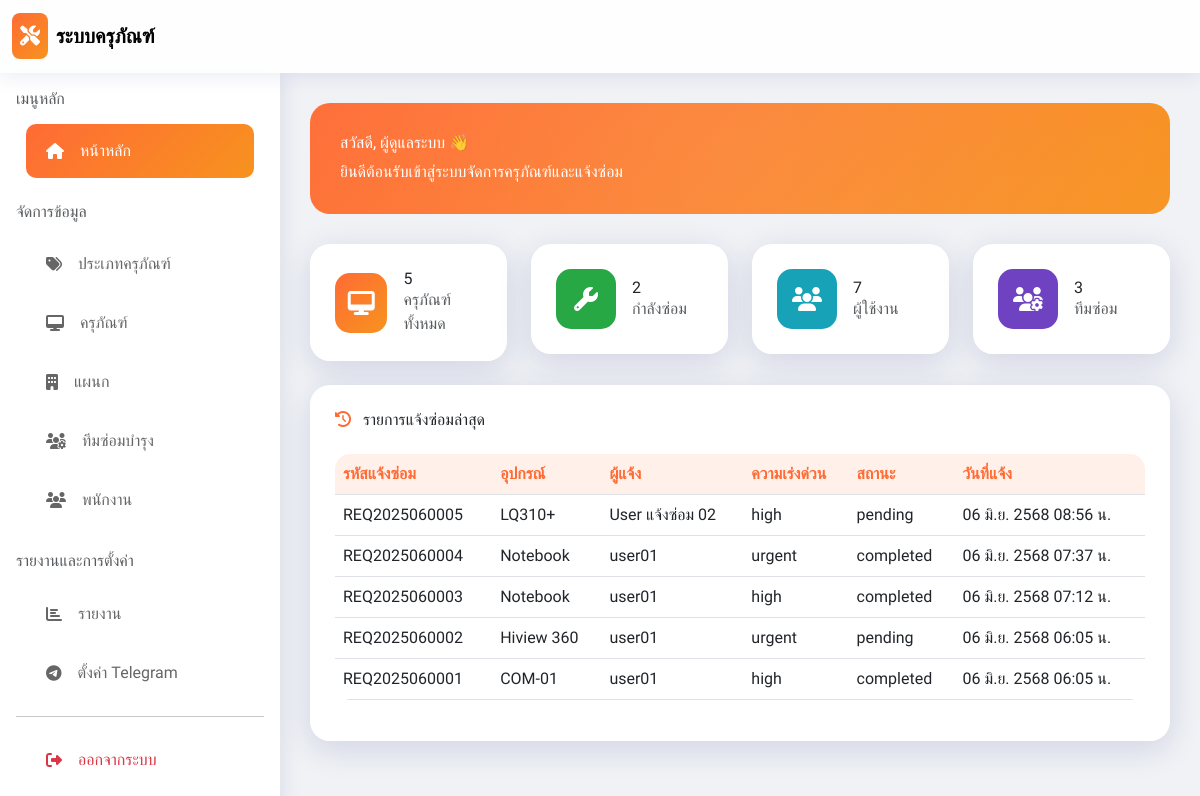
/index.php (signed in), run on the app's committed database.
### tables this page shows
CREATE TABLE `repair_requests` (
  `id` int(11) NOT NULL,
  `request_code` varchar(50) NOT NULL,
  `equipment_id` int(11) DEFAULT NULL,
  `user_id` int(11) DEFAULT NULL,
  `maintenance_team_id` int(11) DEFAULT NULL,
  `technician_id` int(11) DEFAULT NULL,
  `problem_description` text NOT NULL,
  `urgency` enum('low','medium','high','urgent') DEFAULT 'medium',
  `status` enum('pending','assigned','in_progress','completed','cancelled') DEFAULT 'pending',
  `repair_start_date` datetime DEFAULT NULL,
  `repair_end_date` datetime DEFAULT NULL,
  `solution` text DEFAULT NULL,
  `notes` text DEFAULT NULL,
  `created_at` timestamp NOT NULL DEFAULT current_timestamp(),
  `updated_at` timestamp NOT NULL DEFAULT current_timestamp() ON UPDATE current_timestamp()
);

CREATE TABLE `equipment` (
  `id` int(11) NOT NULL,
  `code` varchar(100) NOT NULL,
  `name` varchar(255) NOT NULL,
  `category_id` int(11) DEFAULT NULL,
  `department_id` int(11) DEFAULT NULL,
  `brand` varchar(255) DEFAULT NULL,
  `model` varchar(255) DEFAULT NULL,
  `serial_number` varchar(255) DEFAULT NULL,
  `purchase_date` date DEFAULT NULL,
  `warranty_expire` date DEFAULT NULL,
  `status` enum('normal','repairing','damaged','retired') DEFAULT 'normal',
  `location` varchar(255) DEFAULT NULL,
  `description` text DEFAULT NULL,
  `created_at` timestamp NOT NULL DEFAULT current_timestamp(),
  `updated_at` timestamp NOT NULL DEFAULT current_timestamp() ON UPDATE current_timestamp()
);

CREATE TABLE `users` (
  `id` int(11) NOT NULL,
  `username` varchar(100) NOT NULL,
  `password` varchar(255) NOT NULL,
  `fullname` varchar(255) NOT NULL,
  `email` varchar(255) DEFAULT NULL,
  `phone` varchar(20) DEFAULT NULL,
  `role` enum('admin','user','technician') NOT NULL,
  `department_id` int(11) DEFAULT NULL,
  `maintenance_team_id` int(11) DEFAULT NULL,
  `is_active` tinyint(1) DEFAULT 1,
  `created_at` timestamp NOT NULL DEFAULT current_timestamp(),
  `updated_at` timestamp NOT NULL DEFAULT current_timestamp() ON UPDATE current_timestamp()
);

### config/database.php (called while the page is built, shortened)
<?php
function formatDateThai($date) {
    $thai_months = array(
        1 => 'ม.ค.', 2 => 'ก.พ.', 3 => 'มี.ค.', 4 => 'เม.ย.',
        5 => 'พ.ค.', 6 => 'มิ.ย.', 7 => 'ก.ค.', 8 => 'ส.ค.',
        9 => 'ก.ย.', 10 => 'ต.ค.', 11 => 'พ.ย.', 12 => 'ธ.ค.'
    );
    $timestamp = strtotime($date);
    $day = date('d', $timestamp);
    $month = (int)date('m', $timestamp);
    $year = date('Y', $timestamp) + 543;
    $time = date('H:i', $timestamp);
    if ($time == '00:00') {
        return $day . ' ' . $thai_months[$month] . ' ' . $year;
    } else {
        return $day . ' ' . $thai_months[$month] . ' ' . $year . ' ' . $time . ' น.';
    }
}
function getStatusBadge($status) {
    $badges = array(
        'normal' => '<span class="badge bg-success">ปกติ</span>',
        'repairing' => '<span class="badge bg-warning">กำลังซ่อม</span>',
        'damaged' => '<span class="badge bg-danger">ชำรุด</span>',
        'retired' => '<span class="badge bg-secondary">เลิกใช้งาน</span>',
        'pending' => '<span class="badge bg-info">รอดำเนินการ</span>',
        'assigned' => '<span class="badge bg-primary">มอบหมายแล้ว</span>',
        'in_progress' => '<span class="badge bg-warning">กำลังซ่อม</span>',
        'completed' => '<span class="badge bg-success">เสร็จสิ้น</span>',
        'cancelled' => '<span class="badge bg-danger">ยกเลิก</span>'
    );
    return isset($badges[$status]) ? $badges[$status] : $status;
}
function getUrgencyBadge($urgency) {
    $badges = array(
        'low' => '<span class="badge bg-success">ต่ำ</span>',
        'medium' => '<span class="badge bg-warning">ปานกลาง</span>',
        'high' => '<span class="badge bg-danger">สูง</span>',
        'urgent' => '<span class="badge bg-danger">เร่งด่วน</span>'
    );
    return isset($badges[$urgency]) ? $badges[$urgency] : $urgency;
}
?>

### index.php (the view, shortened to what this page needs)
<?php
require_once 'config/database.php';
$conn = connectDB();
if ($_SESSION['role'] == 'admin') {
    $sql_equipment = "SELECT COUNT(*) as total FROM equipment";
    $result_equipment = mysqli_query($conn, $sql_equipment);
    $total_equipment = mysqli_fetch_assoc($result_equipment)['total'];
    $sql_repairs = "SELECT COUNT(*) as total FROM repair_requests WHERE status != 'completed' AND status != 'cancelled'";
    $result_repairs = mysqli_query($conn, $sql_repairs);
    $active_repairs = mysqli_fetch_assoc($result_repairs)['total'];
    $sql_users = "SELECT COUNT(*) as total FROM users WHERE is_active = TRUE";
    $result_users = mysqli_query($conn, $sql_users);
    $total_users = mysqli_fetch_assoc($result_users)['total'];
    $sql_teams = "SELECT COUNT(*) as total FROM maintenance_teams";
    $result_teams = mysqli_query($conn, $sql_teams);
    $total_teams = mysqli_fetch_assoc($result_teams)['total'];
}
$sql_recent = "SELECT r.*, e.name as equipment_name, u.fullname as requester_name
               FROM repair_requests r
               LEFT JOIN equipment e ON r.equipment_id = e.id
               LEFT JOIN users u ON r.user_id = u.id ";
$sql_recent .= " ORDER BY r.created_at DESC LIMIT 5";
$result_recent = mysqli_query($conn, $sql_recent);
?>
<!DOCTYPE html>
<html lang="th">
<head>
    <link href="https://cdn.jsdelivr.net/npm/bootstrap@5.3.0/dist/css/bootstrap.min.css" rel="stylesheet">
    <link rel="stylesheet" href="https://cdnjs.cloudflare.com/ajax/libs/font-awesome/6.4.0/css/all.min.css">
    <script src="https://cdn.tailwindcss.com"></script>
</head>
<body>
    <nav class="navbar navbar-expand-lg navbar-glass sticky-top">
        <div class="container-fluid">
            <a class="navbar-brand d-flex align-items-center" href="index.php">
                <div class="gradient-bg text-white p-2 rounded-3 me-2">
                    <i class="fas fa-tools"></i>
                </div>
                <span class="fw-bold">ระบบครุภัณฑ์</span>
            </a>
        </div>
    </nav>
    <div class="d-flex">
        <div class="sidebar" style="width: 280px;">
            <div class="p-3">
                <h6 class="text-muted mb-3">เมนูหลัก</h6>
                <a href="index.php" class="sidebar-item active">
                    <i class="fas fa-home me-3"></i> หน้าหลัก
                </a>
                <?php if ($_SESSION['role'] == 'admin'): ?>
                    <h6 class="text-muted mb-3 mt-4">จัดการข้อมูล</h6>
                    <a href="equipment_categories.php" class="sidebar-item">
                        <i class="fas fa-tags me-3"></i> ประเภทครุภัณฑ์
                    </a>
                    <a href="equipment.php" class="sidebar-item">
                        <i class="fas fa-desktop me-3"></i> ครุภัณฑ์
                    </a>
                    <a href="departments.php" class="sidebar-item">
                        <i class="fas fa-building me-3"></i> แผนก
                    </a>
                    <a href="maintenance_teams.php" class="sidebar-item">
                        <i class="fas fa-users-cog me-3"></i> ทีมซ่อมบำรุง
                    </a>
                    <a href="users.php" class="sidebar-item">
                        <i class="fas fa-users me-3"></i> พนักงาน
                    </a>
                    <h6 class="text-muted mb-3 mt-4">รายงานและการตั้งค่า</h6>
                    <a href="reports.php" class="sidebar-item">
                        <i class="fas fa-chart-bar me-3"></i> รายงาน
                    </a>
                    <a href="telegram_settings.php" class="sidebar-item">
                        <i class="fab fa-telegram me-3"></i> ตั้งค่า Telegram
                    </a>
                <?php endif; ?>
                <hr class="my-3">
                <a href="logout.php" class="sidebar-item text-danger">
                    <i class="fas fa-sign-out-alt me-3"></i> ออกจากระบบ
                </a>
            </div>
        </div>
        <div class="flex-grow-1 content-area">
            <div class="welcome-banner">
                <h3 class="mb-2">สวัสดี, <?php echo $_SESSION['fullname']; ?> 👋</h3>
                <p class="mb-0">ยินดีต้อนรับเข้าสู่ระบบจัดการครุภัณฑ์และแจ้งซ่อม</p>
            </div>
            <div class="row g-4 mb-4">
                <?php if ($_SESSION['role'] == 'admin'): ?>
                    <div class="col-md-3">
                        <div class="glass-card p-4">
                            <div class="d-flex align-items-center">
                                <div class="stat-icon gradient-bg">
                                    <i class="fas fa-desktop"></i>
                                </div>
                                <div class="ms-3">
                                    <h5 class="mb-0"><?php echo number_format($total_equipment); ?></h5>
                                    <p class="text-muted mb-0">ครุภัณฑ์ทั้งหมด</p>
                                </div>
                            </div>
                        </div>
                    </div>
                    <div class="col-md-3">
                        <div class="glass-card p-4">
                            <div class="d-flex align-items-center">
                                <div class="stat-icon" style="background: #28a745;">
                                    <i class="fas fa-wrench"></i>
                                </div>
                                <div class="ms-3">
                                    <h5 class="mb-0"><?php echo number_format($active_repairs); ?></h5>
                                    <p class="text-muted mb-0">กำลังซ่อม</p>
                                </div>
                            </div>
                        </div>
                    </div>
                    <div class="col-md-3">
                        <div class="glass-card p-4">
                            <div class="d-flex align-items-center">
                                <div class="stat-icon" style="background: #17a2b8;">
                                    <i class="fas fa-users"></i>
                                </div>
                                <div class="ms-3">
                                    <h5 class="mb-0"><?php echo number_format($total_users); ?></h5>
                                    <p class="text-muted mb-0">ผู้ใช้งาน</p>
                                </div>
                            </div>
                        </div>
                    </div>
                    <div class="col-md-3">
                        <div class="glass-card p-4">
                            <div class="d-flex align-items-center">
                                <div class="stat-icon" style="background: #6f42c1;">
                                    <i class="fas fa-users-cog"></i>
                                </div>
                                <div class="ms-3">
                                    <h5 class="mb-0"><?php echo number_format($total_teams); ?></h5>
                                    <p class="text-muted mb-0">ทีมซ่อม</p>
                                </div>
                            </div>
                        </div>
                    </div>
                <?php endif; ?>
            </div>
            <div class="glass-card p-4">
                <div class="d-flex justify-content-between align-items-center mb-4">
                    <h5 class="mb-0">
                        <i class="fas fa-history me-2" style="color: #ff6b35;"></i>
                        รายการแจ้งซ่อมล่าสุด
                    </h5>
                </div>
                <div class="table-responsive">
                    <table class="table table-hover table-glass">
                        <thead>
                            <tr>
                                <th>รหัสแจ้งซ่อม</th>
                                <th>อุปกรณ์</th>
                                <th>ผู้แจ้ง</th>
                                <th>ความเร่งด่วน</th>
                                <th>สถานะ</th>
                                <th>วันที่แจ้ง</th>
                            </tr>
                        </thead>
                        <tbody>
                            <?php while ($row = mysqli_fetch_assoc($result_recent)): ?>
                                <tr>
                                    <td><?php echo $row['request_code']; ?></td>
                                    <td><?php echo $row['equipment_name']; ?></td>
                                    <td><?php echo $row['requester_name']; ?></td>
                                    <td><?php echo getUrgencyBadge($row['urgency']); ?></td>
                                    <td><?php echo getStatusBadge($row['status']); ?></td>
                                    <td><?php echo formatDateThai($row['created_at']); ?></td>
                                </tr>
                            <?php endwhile; ?>
                        </tbody>
                    </table>
                </div>
            </div>
        </div>
    </div>
</body>
</html>

### index.php (style rules this page uses)
body { font-family: 'Prompt', sans-serif; background: #f0f2f5; }
.gradient-bg { background: linear-gradient(135deg, #ff6b35 0%, #f7931e 100%); }
.glass-card { background: rgba(255, 255, 255, 0.95); backdrop-filter: blur(20px); -webkit-backdrop-filter: blur(20px); border-radius: 20px; border: 1px solid rgba(255, 255, 255, 0.3); box-shadow: 0 8px 32px 0 rgba(31, 38, 135, 0.15); transition: all 0.3s ease; }
.stat-icon { width: 60px; height: 60px; border-radius: 15px; display: flex; align-items: center; justify-content: center; font-size: 24px; color: white; }
.navbar-glass { background: rgba(255, 255, 255, 0.9); backdrop-filter: blur(20px); -webkit-backdrop-filter: blur(20px); border-bottom: 1px solid rgba(255, 255, 255, 0.3); box-shadow: 0 2px 20px 0 rgba(31, 38, 135, 0.1); }
.sidebar { background: rgba(255, 255, 255, 0.95); backdrop-filter: blur(20px); -webkit-backdrop-filter: blur(20px); box-shadow: 2px 0 20px 0 rgba(31, 38, 135, 0.1); min-height: calc(100vh - 70px); }
.sidebar-item { padding: 15px 20px; color: #666; text-decoration: none; display: flex; align-items: center; transition: all 0.3s ease; border-radius: 10px; margin: 5px 10px; }
.sidebar-item.active { background: linear-gradient(135deg, #ff6b35 0%, #f7931e 100%); color: white; }
.content-area { padding: 30px; }
.welcome-banner { background: linear-gradient(135deg, #ff6b35 0%, #f7931e 100%); color: white; border-radius: 20px; padding: 30px; margin-bottom: 30px; position: relative; overflow: hidden; }
.welcome-banner::before { content: ''; position: absolute; top: -50%; right: -50%; width: 200%; height: 200%; background: radial-gradient(circle, rgba(255, 255, 255, 0.1) 0%, transparent 70%); animation: pulse 3s ease-in-out infinite; }
.table-glass { background: rgba(255, 255, 255, 0.95); backdrop-filter: blur(20px); -webkit-backdrop-filter: blur(20px); border-radius: 15px; overflow: hidden; }
.table-glass th { background: rgba(255, 107, 53, 0.1); font-weight: 600; color: #ff6b35; }

### data on the page
repair_requests: request_code "REQ2025060005", equipment.name "LQ310+", user.fullname "User แจ้งซ่อม 02", urgency "high", status "pending", created_at "06 มิ.ย. 2568 08:56 น."
repair_requests: request_code "REQ2025060004", equipment.name "Notebook", user.fullname "user01", urgency "urgent", status "completed", created_at "06 มิ.ย. 2568 07:37 น."
repair_requests: request_code "REQ2025060003", equipment.name "Notebook", user.fullname "user01", urgency "high", status "completed", created_at "06 มิ.ย. 2568 07:12 น."
repair_requests: request_code "REQ2025060002", equipment.name "Hiview 360", user.fullname "user01", urgency "urgent", status "pending", created_at "06 มิ.ย. 2568 06:05 น."
repair_requests: request_code "REQ2025060001", equipment.name "COM-01", user.fullname "user01", urgency "high", status "completed", created_at "06 มิ.ย. 2568 06:05 น."

### other printed values
$_SESSION['fullname'] "ผู้ดูแลระบบ"
$total_equipment "5"
$active_repairs "2"
$total_users "7"
$total_teams "3"
